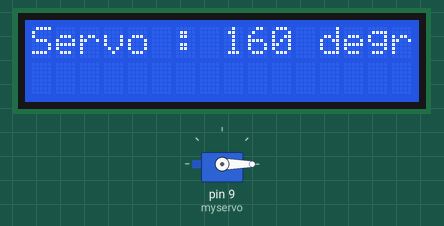
The sketch below on a simulated Arduino Uno, built with avr-gcc and run on an emulated ATmega328P. On the bench: 16×2 character LCD, servo.

Above: at 0.9 s.

Measured:
- what the display in image 0 shows lasts 0.8 s, from 0.9 s to 1.7 s

The sketch:

3.Complete.ino
```cpp
#include "LiquidCrystal_I2C.h"
LiquidCrystal_I2C lcd(0x27, 16, 2);

#include <Servo.h>
Servo myservo;

void setup()
{

  lcd.init();
  lcd.backlight();

  myservo.attach(9);
  myservo.write(0);
  delay(800);

  lcd.setCursor(0, 0);
  lcd.print("Servo : 160 degrees");

  delay(800);
  lcd.clear();

  myservo.write(160);
  delay(800);

}
void loop()
{
  lcd.setCursor(0, 0);
  delay(800);

}
```
